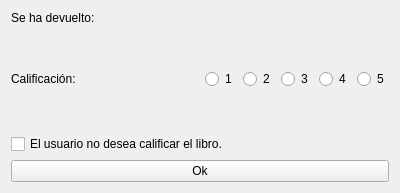
<?xml version="1.0" encoding="UTF-8"?>
<ui version="4.0">
 <class>Form</class>
 <widget class="QWidget" name="Form">
  <property name="geometry">
   <rect>
    <x>0</x>
    <y>0</y>
    <width>400</width>
    <height>193</height>
   </rect>
  </property>
  <property name="windowTitle">
   <string>Form</string>
  </property>
  <layout class="QVBoxLayout" name="verticalLayout">
   <item>
    <widget class="QLabel" name="titulolabel">
     <property name="enabled">
      <bool>true</bool>
     </property>
     <property name="text">
      <string>Se ha devuelto:</string>
     </property>
    </widget>
   </item>
   <item>
    <spacer name="verticalSpacer_2">
     <property name="orientation">
      <enum>Qt::Vertical</enum>
     </property>
     <property name="sizeHint" stdset="0">
      <size>
       <width>20</width>
       <height>40</height>
      </size>
     </property>
    </spacer>
   </item>
   <item>
    <layout class="QHBoxLayout" name="horizontalLayout">
     <item>
      <widget class="QLabel" name="label">
       <property name="text">
        <string>Calificación:</string>
       </property>
      </widget>
     </item>
     <item>
      <spacer name="horizontalSpacer">
       <property name="orientation">
        <enum>Qt::Horizontal</enum>
       </property>
       <property name="sizeHint" stdset="0">
        <size>
         <width>40</width>
         <height>20</height>
        </size>
       </property>
      </spacer>
     </item>
     <item>
      <widget class="QRadioButton" name="_1">
       <property name="text">
        <string>1</string>
       </property>
      </widget>
     </item>
     <item>
      <widget class="QRadioButton" name="_2">
       <property name="text">
        <string>2</string>
       </property>
      </widget>
     </item>
     <item>
      <widget class="QRadioButton" name="_3">
       <property name="text">
        <string>3</string>
       </property>
      </widget>
     </item>
     <item>
      <widget class="QRadioButton" name="_4">
       <property name="text">
        <string>4</string>
       </property>
      </widget>
     </item>
     <item>
      <widget class="QRadioButton" name="_5">
       <property name="text">
        <string>5</string>
       </property>
      </widget>
     </item>
    </layout>
   </item>
   <item>
    <spacer name="verticalSpacer">
     <property name="orientation">
      <enum>Qt::Vertical</enum>
     </property>
     <property name="sizeHint" stdset="0">
      <size>
       <width>20</width>
       <height>40</height>
      </size>
     </property>
    </spacer>
   </item>
   <item>
    <widget class="QCheckBox" name="cflnula_chk">
     <property name="text">
      <string>El usuario no desea calificar el libro.</string>
     </property>
    </widget>
   </item>
   <item>
    <layout class="QHBoxLayout" name="horizontalLayout_3">
     <item>
      <widget class="QPushButton" name="pushButton">
       <property name="text">
        <string>Ok</string>
       </property>
      </widget>
     </item>
    </layout>
   </item>
  </layout>
 </widget>
 <resources/>
 <connections>
  <connection>
   <sender>pushButton</sender>
   <signal>clicked()</signal>
   <receiver>Form</receiver>
   <slot>devolver()</slot>
   <hints>
    <hint type="sourcelabel">
     <x>75</x>
     <y>158</y>
    </hint>
    <hint type="destinationlabel">
     <x>26</x>
     <y>132</y>
    </hint>
   </hints>
  </connection>
  <connection>
   <sender>_1</sender>
   <signal>clicked()</signal>
   <receiver>Form</receiver>
   <slot>numero()</slot>
   <hints>
    <hint type="sourcelabel">
     <x>172</x>
     <y>81</y>
    </hint>
    <hint type="destinationlabel">
     <x>127</x>
     <y>131</y>
    </hint>
   </hints>
  </connection>
  <connection>
   <sender>_2</sender>
   <signal>clicked()</signal>
   <receiver>Form</receiver>
   <slot>numero()</slot>
   <hints>
    <hint type="sourcelabel">
     <x>227</x>
     <y>81</y>
    </hint>
    <hint type="destinationlabel">
     <x>214</x>
     <y>132</y>
    </hint>
   </hints>
  </connection>
  <connection>
   <sender>_3</sender>
   <signal>clicked()</signal>
   <receiver>Form</receiver>
   <slot>numero()</slot>
   <hints>
    <hint type="sourcelabel">
     <x>270</x>
     <y>81</y>
    </hint>
    <hint type="destinationlabel">
     <x>292</x>
     <y>132</y>
    </hint>
   </hints>
  </connection>
  <connection>
   <sender>_4</sender>
   <signal>clicked()</signal>
   <receiver>Form</receiver>
   <slot>numero()</slot>
   <hints>
    <hint type="sourcelabel">
     <x>308</x>
     <y>81</y>
    </hint>
    <hint type="destinationlabel">
     <x>399</x>
     <y>132</y>
    </hint>
   </hints>
  </connection>
  <connection>
   <sender>_5</sender>
   <signal>clicked()</signal>
   <receiver>Form</receiver>
   <slot>numero()</slot>
   <hints>
    <hint type="sourcelabel">
     <x>367</x>
     <y>81</y>
    </hint>
    <hint type="destinationlabel">
     <x>393</x>
     <y>100</y>
    </hint>
   </hints>
  </connection>
 </connections>
 <slots>
  <slot>devolver()</slot>
  <slot>numero()</slot>
 </slots>
</ui>
